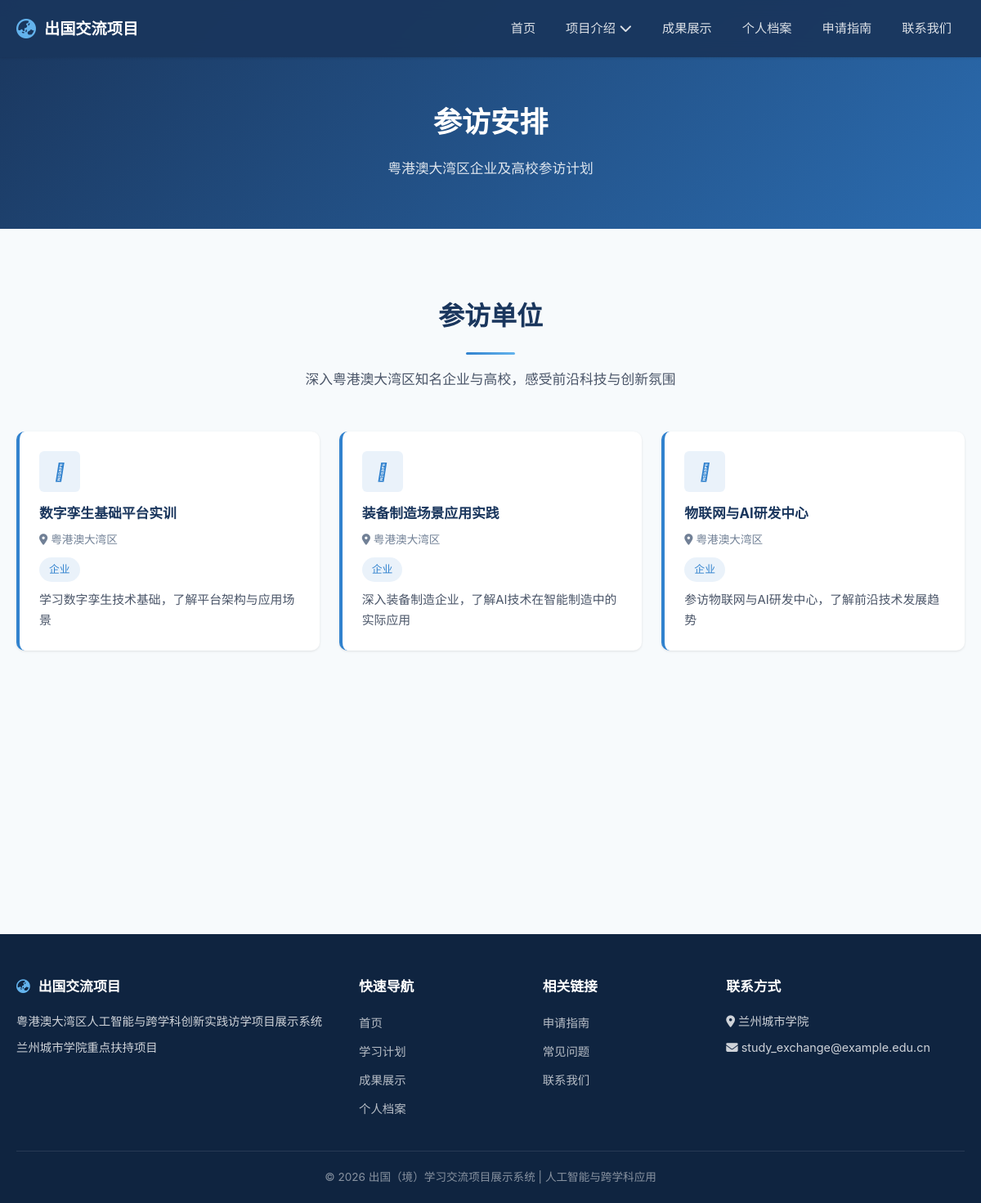
/project/visit-plan, run on the app's committed database.
### app/models/models.py (models this page shows, shortened)
class VisitPlan(db.Model):
    __tablename__ = 'visit_plans'
    id = db.Column(db.Integer, primary_key=True)
    title = db.Column(db.String(200), nullable=False, comment='参访标题')
    location = db.Column(db.String(200), comment='参访地点')
    description = db.Column(db.Text, comment='参访描述')
    visit_type = db.Column(db.String(50), comment='参访类型：企业/高校/实验室')
    sort_order = db.Column(db.Integer, default=0, comment='排序')
    icon = db.Column(db.String(100), comment='图标标识')
    created_at = db.Column(db.DateTime, default=datetime.now)

### app/routes/project.py (the view)
@project_bp.route('/visit-plan')
def visit_plan():
    visits = VisitPlan.query.order_by(VisitPlan.sort_order).all()
    return render_template('pages/project/visit_plan.html', visits=visits)

### app/templates/pages/project/visit_plan.html (shortened to what this page needs)
{% extends "base.html" %}
{% block content %}
<div class="page-header">
    <div class="container">
        <h1>参访安排</h1>
        <p>粤港澳大湾区企业及高校参访计划</p>
    </div>
</div>
<section class="section">
    <div class="container">
        <div class="section-header reveal">
            <h2>参访单位</h2>
            <div class="section-divider"></div>
            <p>深入粤港澳大湾区知名企业与高校，感受前沿科技与创新氛围</p>
        </div>
        <div class="card-grid">
            {% for visit in visits %}
            <div class="visit-card reveal">
                {% if visit.icon %}
                <div class="visit-icon">
                    <i class="{{ visit.icon }}"></i>
                </div>
                {% endif %}
                <h3>{{ visit.title }}</h3>
                {% if visit.location %}
                <div class="visit-location">
                    <i class="fas fa-map-marker-alt" style="margin-right: 4px;"></i>{{ visit.location }}
                </div>
                {% endif %}
                {% if visit.visit_type %}
                <div style="margin-bottom: 10px;">
                    <span class="badge badge-{{ visit.visit_type_class|default('provincial') }}">{{ visit.visit_type }}</span>
                </div>
                {% endif %}
                {% if visit.description %}
                <p>{{ visit.description }}</p>
                {% endif %}
            </div>
            {% endfor %}
        </div>
    </div>
</section>
{% endblock %}

### app/static/css/style.css (style rules this page uses)
:root { --primary: #1a365d; --primary-light: #2b6cb0; --primary-dark: #0f2440; --accent: #3182ce; --accent-light: #63b3ed; --success: #38a169; --warning: #d69e2e; --danger: #e53e3e; --text-primary: #1a202c; --text-secondary: #4a5568; --text-light: #718096; --bg-primary: #ffffff; --bg-secondary: #f7fafc; --bg-tertiary: #edf2f7; --border-color: #e2e8f0; --shadow-sm: 0 1px 3px rgba(0,0,0,0.1); --shadow-md: 0 4px 12px rgba(0,0,0,0.1); --shadow-lg: 0 10px 30px rgba(0,0,0,0.15); --radius-sm: 6px; --radius-md: 10px; --radius-lg: 16px; --transition: all 0.3s ease; --max-width: 1200px; }
*, *::before, *::after { margin: 0; padding: 0; box-sizing: border-box; }
html { scroll-behavior: smooth; font-size: 16px; }
body { font-family: 'Noto Sans SC', -apple-system, BlinkMacSystemFont, 'Segoe UI', sans-serif; color: var(--text-primary); background-color: var(--bg-secondary); line-height: 1.7; -webkit-font-smoothing: antialiased; }
.container { max-width: var(--max-width); margin: 0 auto; padding: 0 20px; }
.section { padding: 80px 0; }
.section-header { text-align: center; margin-bottom: 50px; }
.section-header h2 { font-size: 2rem; color: var(--primary); margin-bottom: 12px; font-weight: 700; }
.section-header p { color: var(--text-secondary); font-size: 1.05rem; max-width: 600px; margin: 0 auto; }
.section-divider { width: 60px; height: 3px; background: linear-gradient(90deg, var(--accent), var(--accent-light)); margin: 16px auto; border-radius: 2px; }
.card-grid { display: grid; grid-template-columns: repeat(auto-fill, minmax(320px, 1fr)); gap: 24px; }
.badge { display: inline-block; padding: 4px 12px; border-radius: 50px; font-size: 0.8rem; font-weight: 500; }
.badge-provincial { background: rgba(49, 130, 206, 0.1); color: var(--accent); }
.page-header { background: linear-gradient(135deg, var(--primary) 0%, var(--primary-light) 100%); color: #fff; padding: 120px 20px 60px; text-align: center; }
.page-header h1 { font-size: 2.2rem; font-weight: 700; margin-bottom: 12px; }
.page-header p { font-size: 1.05rem; opacity: 0.85; }
.visit-card { background: var(--bg-primary); border-radius: var(--radius-md); padding: 24px; box-shadow: var(--shadow-sm); transition: var(--transition); border-left: 4px solid var(--accent); }
.visit-card .visit-icon { width: 50px; height: 50px; border-radius: var(--radius-sm); background: rgba(49, 130, 206, 0.1); color: var(--accent); display: flex; align-items: center; justify-content: center; font-size: 1.3rem; margin-bottom: 12px; }
.visit-card h3 { font-size: 1.05rem; color: var(--primary); margin-bottom: 6px; }
.visit-card .visit-location { font-size: 0.85rem; color: var(--text-light); margin-bottom: 10px; }
.visit-card p { color: var(--text-secondary); font-size: 0.93rem; }
.reveal { opacity: 0; transform: translateY(30px); transition: opacity 0.6s ease, transform 0.6s ease; }
.reveal.visible { opacity: 1; transform: translateY(0); }

### data on the page
VisitPlan: title "数字孪生基础平台实训", location "粤港澳大湾区", visit_type "企业", description "学习数字孪生技术基础，了解平台架构与应用场景"
VisitPlan: title "装备制造场景应用实践", location "粤港澳大湾区", visit_type "企业", description "深入装备制造企业，了解AI技术在智能制造中的实际应用"
VisitPlan: title "物联网与AI研发中心", location "粤港澳大湾区", visit_type "企业", description "参访物联网与AI研发中心，了解前沿技术发展趋势"
